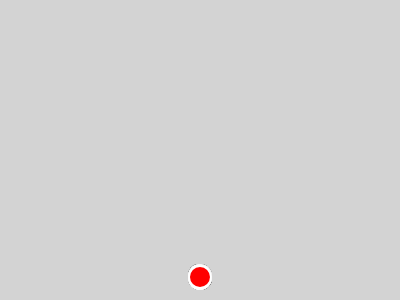
Frame 1 (no input)
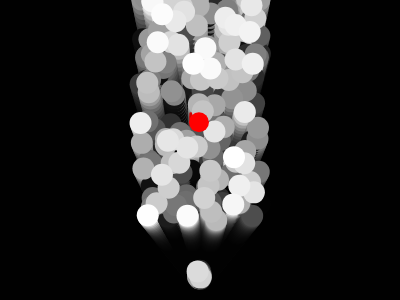
Frame 60 (no input)
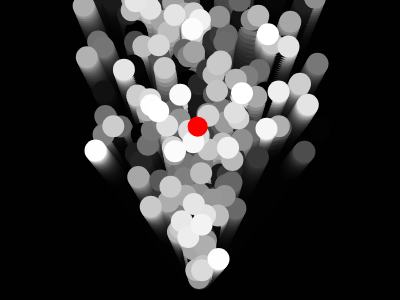
Frame 120 (the mouse pressed at the canvas centre since frame 60)

The p5.js sketch that drew these frames (run headless with seeded random() and noise() and a simulated clock; from frame 60 on, the mouse is pressed at the canvas centre):

// p5.js sketch
// ── sketch.js
let particles;



function setup() {
	createCanvas(400, 300);
	particles = Array(200).fill().map(p => new Particle());
	console.log(particles);
}

function draw() {

	background(0, 44);
	for (let i = 0; i < (200 - particles.length); i++) {
		let p = new Particle();
		particles.push(p);
		//console.log(particles.length);
	}
	particles = particles.sort((a, b) => a.col - b.col); //los mas brillantes adelante
	//particles.forEach(p=>p.update());// es igual que el siguiente loop
	for (let part of particles) {
		part.update();
		part.show();

	}
	particles = particles.filter(p => !p.finished()); // pues filter retorna un nuevo array entonces, lo debo reasignar
	let sumx = particles.reduce((x, p) => x + p.x, 0); // para calcular el centroide
	let sumy = particles.reduce((y, p) => y + p.y, 0);
	let cx = sumx / particles.length;
	let cy = sumy / particles.length
	fill(255, 0, 0);
	ellipse(cx, cy, 20, 20);//centroide
}
// ── particles.js
//particles
class Particle {

  constructor() {
    this.x = width / 2;
    this.y = height - 20;
    this.vx = random(-1, 1);
    this.vy = random(-5, -1);
    this.col = random(0,255);
    this.alpha = 255;
  }
  finished() {
    return (this.y <= 0);
    console.log(this.y);
  }

  update() {
    this.x += this.vx;
    this.y += this.vy;
    this.alpha -= 4;
  }

  show() {
    noStroke();
    fill(this.col);//this.alpha

    ellipse(this.x, this.y, 22);
  }
}
